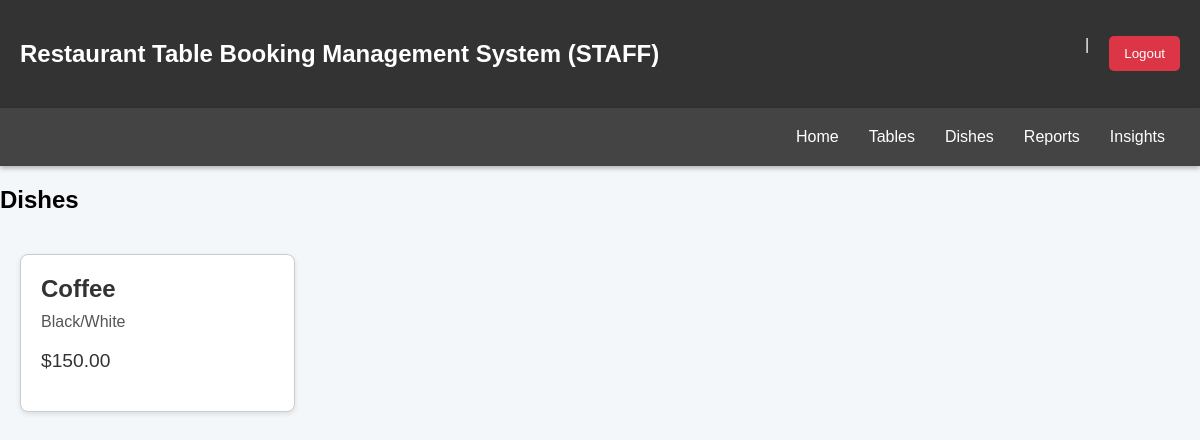
/staff/dishes/, run on the app's committed database.
### booking/models.py (models this page shows, shortened)
class Meal(models.Model):
    name = models.CharField(max_length=255)
    description = models.TextField()
    price = models.DecimalField(max_digits=5, decimal_places=2)

### staff/views.py (the view)
# urls.py: path('dishes/', views.StaffDishesview, name='dishes'),
def StaffDishesview(request):
    context ={
        'dishes' : dishes,
    }
    return render(request, 'staff/dishes.html', context)

### staff/templates/staff/dishes.html (shortened to what this page needs)
{% extends 'staff.html' %}
{% block content %}
<section style='flex-basis:80%;'>
    <h1>Dishes</h1>
    <div class="dishes-container">
        {% for dish in dishes %}
            <div class="dish-card">
                <h2 class="dish-title">{{ dish.name }}</h2>
                <p class="dish-description">{{ dish.description }}</p>
                <p class="dish-price">${{ dish.price }}</p>
            </div>
        {% endfor %}
    </div>
</section>
{% endblock %}

### staff/templates/staff.html (style rules this page uses)
body { font-family: 'Arial', sans-serif; background-color: #f4f7fa; margin: 0; padding: 0; }
h2 { color: #333; margin-top: 20px; }

### staff/templates/staff/dishes.html (style rules this page uses)
.dishes-container { display: grid; grid-template-columns: repeat(auto-fill, minmax(250px, 1fr)); gap: 20px; padding: 20px; }
.dish-card { border: 1px solid #ccc; border-radius: 8px; padding: 20px; background-color: #ffffff; box-shadow: 0 2px 5px rgba(0, 0, 0, 0.1); }
.dish-title { font-size: 1.5em; margin: 0 0 10px; color: #333; }
.dish-description { font-size: 1em; margin: 0 0 10px; color: #555; }
.dish-price { font-size: 1.2em; color: #333; }

### data on the page
Meal: name "Coffee", description "Black/White", price "150.00"
